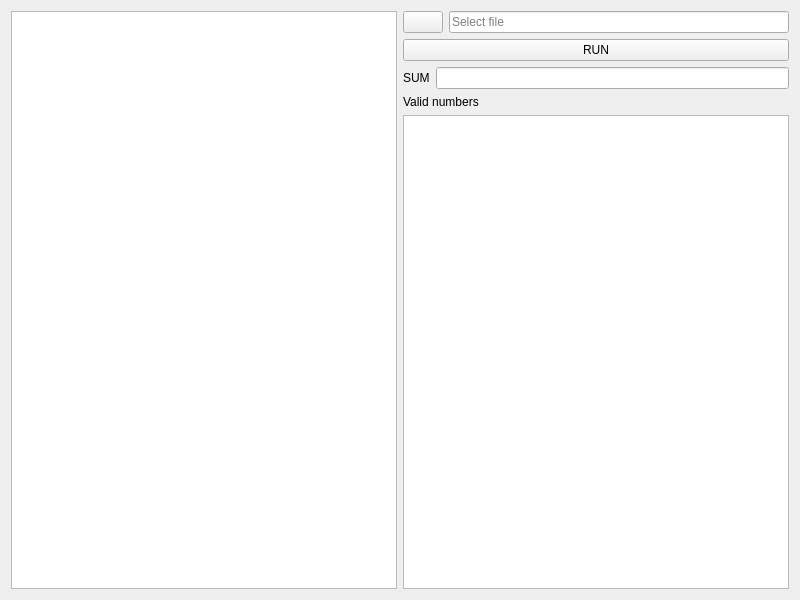
<?xml version="1.0" encoding="UTF-8"?>
<ui version="4.0">
 <class>Edhouse</class>
 <widget class="QWidget" name="Edhouse">
  <property name="geometry">
   <rect>
    <x>0</x>
    <y>0</y>
    <width>800</width>
    <height>600</height>
   </rect>
  </property>
  <property name="windowTitle">
   <string>Widget</string>
  </property>
  <layout class="QGridLayout" name="gridLayout">
   <item row="0" column="0">
    <layout class="QHBoxLayout" name="horizontalLayout_3">
     <item>
      <widget class="QPlainTextEdit" name="textArea">
       <property name="font">
        <font>
         <pointsize>6</pointsize>
        </font>
       </property>
       <property name="readOnly">
        <bool>true</bool>
       </property>
      </widget>
     </item>
     <item>
      <layout class="QVBoxLayout" name="verticalLayout_4">
       <item>
        <layout class="QHBoxLayout" name="horizontalLayout">
         <item>
          <widget class="QPushButton" name="selectFile">
           <property name="toolTip">
            <string>&lt;html&gt;&lt;head/&gt;&lt;body&gt;&lt;p&gt;Select File&lt;/p&gt;&lt;/body&gt;&lt;/html&gt;</string>
           </property>
           <property name="styleSheet">
            <string notr="true"/>
           </property>
           <property name="text">
            <string/>
           </property>
           <property name="icon">
            <iconset>
             <normaloff>icon_file.png</normaloff>icon_file.png</iconset>
           </property>
          </widget>
         </item>
         <item>
          <widget class="QLineEdit" name="file">
           <property name="text">
            <string/>
           </property>
           <property name="placeholderText">
            <string>Select file</string>
           </property>
          </widget>
         </item>
        </layout>
       </item>
       <item>
        <widget class="QPushButton" name="run">
         <property name="text">
          <string>RUN</string>
         </property>
        </widget>
       </item>
       <item>
        <layout class="QHBoxLayout" name="horizontalLayout_2">
         <item>
          <layout class="QVBoxLayout" name="verticalLayout_2">
           <item>
            <widget class="QLabel" name="label">
             <property name="text">
              <string>SUM</string>
             </property>
            </widget>
           </item>
          </layout>
         </item>
         <item>
          <layout class="QVBoxLayout" name="verticalLayout">
           <item>
            <widget class="QLineEdit" name="summary"/>
           </item>
          </layout>
         </item>
        </layout>
       </item>
       <item>
        <layout class="QVBoxLayout" name="verticalLayout_3">
         <item>
          <widget class="QLabel" name="label_2">
           <property name="text">
            <string>Valid numbers</string>
           </property>
          </widget>
         </item>
         <item>
          <widget class="QPlainTextEdit" name="textAreaValidNumbers">
           <property name="font">
            <font>
             <pointsize>6</pointsize>
            </font>
           </property>
           <property name="readOnly">
            <bool>true</bool>
           </property>
          </widget>
         </item>
        </layout>
       </item>
      </layout>
     </item>
    </layout>
   </item>
  </layout>
 </widget>
 <resources/>
 <connections/>
</ui>
